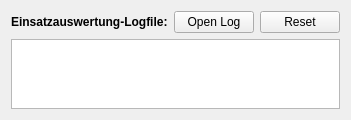
          <widget class="QWidget" name="page_6">
           <property name="geometry">
            <rect>
             <x>0</x>
             <y>0</y>
             <width>345</width>
             <height>120</height>
            </rect>
           </property>
           <attribute name="label">
            <string>Einsatzauswertung-Logfile:</string>
           </attribute>
           <layout class="QGridLayout" name="gridLayout_33">
            <item row="0" column="0">
             <layout class="QGridLayout" name="gridLayout_32">
              <item row="0" column="0">
               <widget class="QLabel" name="label_27">
                <property name="sizePolicy">
                 <sizepolicy hsizetype="Expanding" vsizetype="Preferred">
                  <horstretch>0</horstretch>
                  <verstretch>0</verstretch>
                 </sizepolicy>
                </property>
                <property name="font">
                 <font>
                  <bold>true</bold>
                 </font>
                </property>
                <property name="text">
                 <string>Einsatzauswertung-Logfile:</string>
                </property>
               </widget>
              </item>
              <item row="0" column="2">
               <widget class="QPushButton" name="pushButton_logs_reset_emlog">
                <property name="text">
                 <string>Reset</string>
                </property>
               </widget>
              </item>
              <item row="0" column="1">
               <widget class="QPushButton" name="pushButton_open_log_em">
                <property name="text">
                 <string>Open Log</string>
                </property>
               </widget>
              </item>
              <item row="1" column="0" colspan="3">
               <widget class="QTextBrowser" name="textEdit_log_EM"/>
              </item>
             </layout>
            </item>
           </layout>
          </widget>
